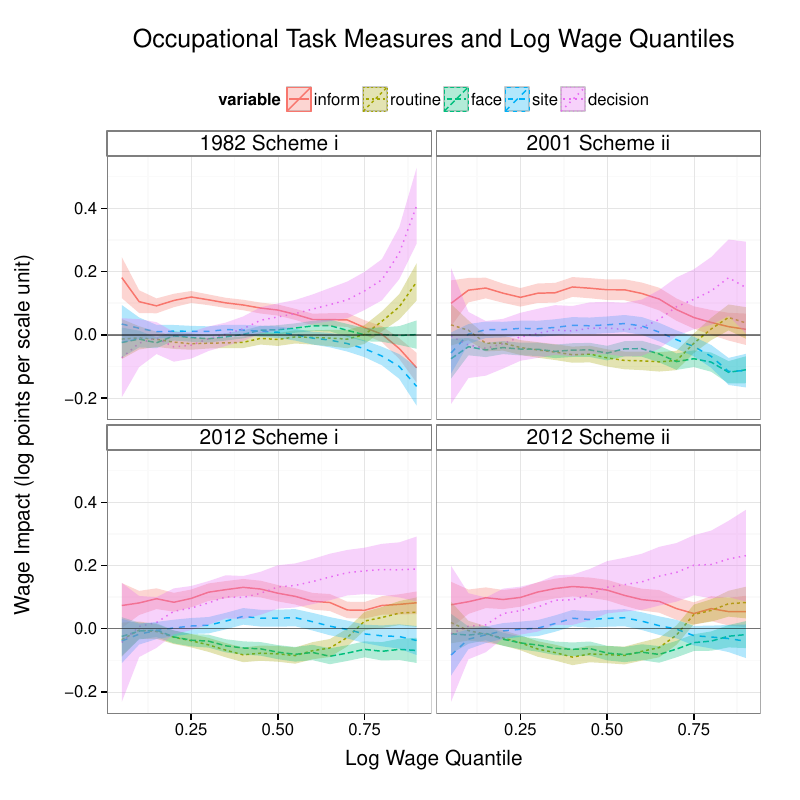

The script that saved this image:
library(reshape2)
library(ggplot2)
source("lib/plot_theme.R")

coli <- c(1, 15:19)
coln <- c("qtile", "inform", "routine", "face", "site", "decision")
# female = 13, married = 14
rifl_all <- NULL
# names(rifl_all) <- c("qtile", "year", "scheme", "variable", "value")

for (f in c("1982_i", "2012_i", "2001_ii", "2012_ii")) {
  rif <- read.csv(sprintf("data/rif/%s.csv", f), header=FALSE)[,coli]
  names(rif) <- coln
  rif <- within(rif, year <- substr(f,1,4))
  rif <- within(rif, scheme <- substr(f,6,7))

  cis <- read.csv(sprintf("data/rif/var_%s.csv", f), header=FALSE)[-1,coli]
  names(cis) <- coln
  cis$qtile <- cis$qtile - 0.05
  cis[,-1] <- sqrt(cis[,-1]) * 1.96
  cis <- within(cis, year <- substr(f,1,4))
  cis <- within(cis, scheme <- substr(f,6,7))

  avoid <- c(1,7,8)
  up <- rif
  up[,-1] <- rif[,-avoid] + cis[,-avoid]
  low <- rif
  low[,-1] <- rif[,-avoid] - cis[,-avoid]
  
  rifl <- melt(rif, id = c('qtile','year','scheme'))
  upl  <- melt(up, id=c('qtile')); names(upl)[3] <- 'up'
  lowl <- melt(low, id=c('qtile')); names(lowl)[3] <- 'low'

  rifl2 <- merge(merge(upl, rifl), lowl)
  
  if (is.null(rifl_all)) {
    rifl_all <- rifl2
  } else {
    rifl_all <- rbind(rifl_all, rifl2)
  }
}

rifl_all$period <- with(rifl_all, ifelse(year == "2010", "T=1", "T=0"))
rifl_all$panel <- with(rifl_all, paste(year, "Scheme", scheme))

pdf("figure/rif.pdf", height=8, width=8)
p <- ggplot(rifl_all,
            aes(x=qtile, y=value, colour=variable, linetype=variable)) +
    geom_line() +
    geom_ribbon(alpha=0.3, aes(ymin=low, ymax=up, fill=variable, colour=NA, linetype=NA)) +
    ggtitle("Occupational Task Measures and Log Wage Quantiles") +
    xlab("Log Wage Quantile") +
    ylab("Wage Impact (log points per scale unit)") +
    geom_hline(y=0, alpha=0.5, color="black") +
    facet_wrap(~panel)
print(p)
dev.off()
